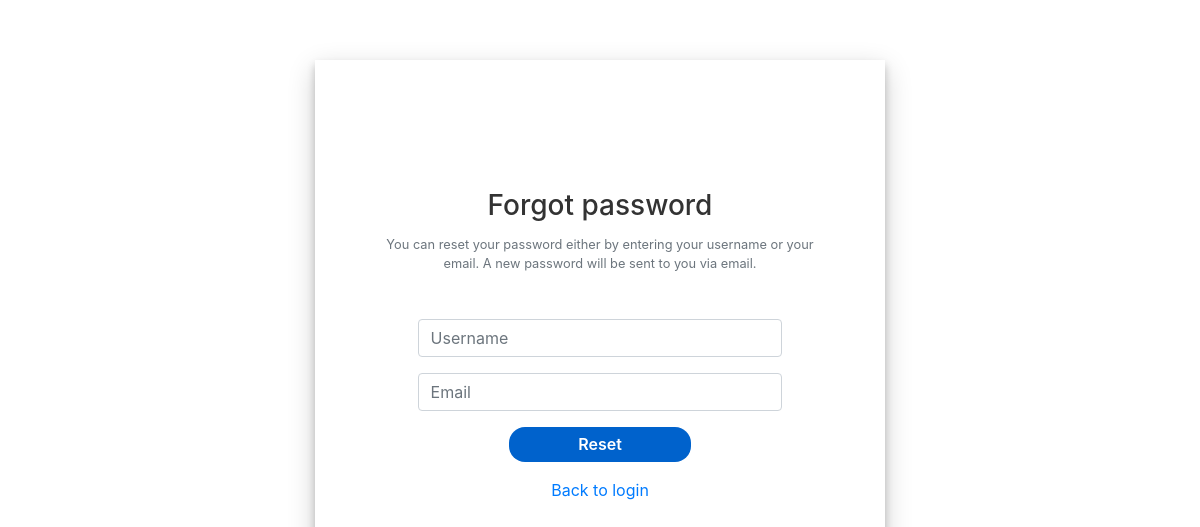
The app's page /misc/resetpassword.php, older data.
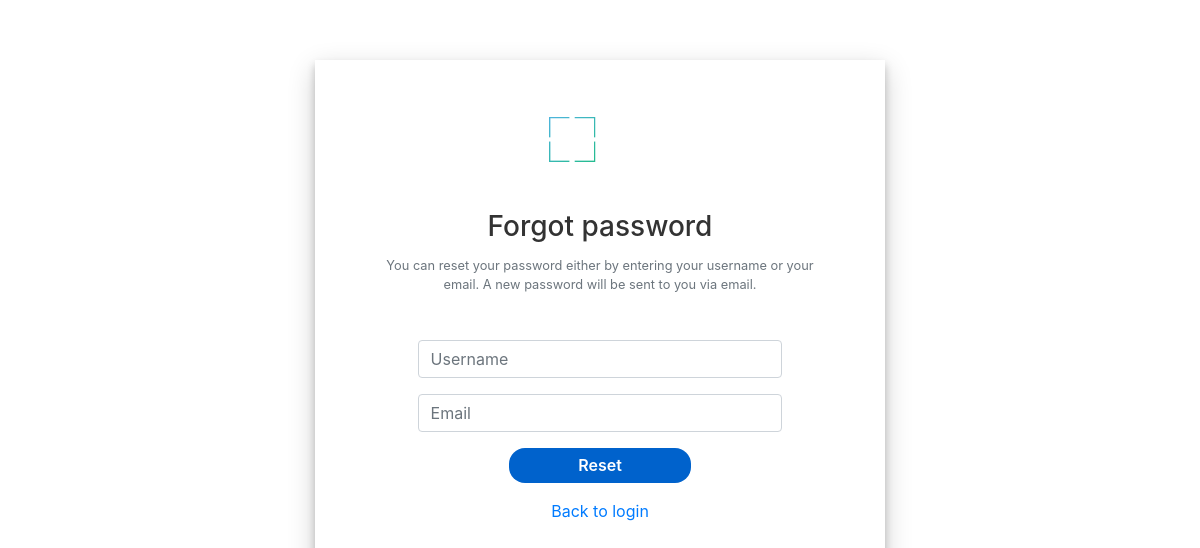
The same page, newer data.
### tables this page shows
CREATE TABLE settings
(
    id int PRIMARY KEY,
    setting VARCHAR(255),
    value TEXT
);

### database/connect.php (called while the page is built, shortened)
<?php
$datenbank = "../database/SQLiteDatabase.db";
?>

### database/SQLSettingActions.php (called while the page is built, shortened)
<?php
class SQLSettingActions
{
    public function getSettingValue($setting)
    {
        include '../database/connect.php';
        try {
            $select = $db->prepare('SELECT value FROM settings WHERE setting = :setting;');
            $select->bindValue(':setting', $setting);
            $select->execute();
            $value = $select->fetch();
            return $value[0];
        } catch (Exception $exception) {
            echo 'Something went wrong: ' . $exception->getMessage();
        }
    }
}

### misc/resetpassword.php (the view, shortened to what this page needs)
<?php
include "../database/SQLSettingActions.php";
$settingactions = new SQLSettingActions();
?>
<!DOCTYPE html>
<html>
<head>
    <link href="//maxcdn.bootstrapcdn.com/bootstrap/4.1.1/css/bootstrap.min.css" rel="stylesheet" id="bootstrap-css">
    <link href="../css/login.css" rel="stylesheet">
</head>
<body>
<div class="container login-container">
    <div class="row">
        <div class="col-1 col-md-3"></div>
        <div class="col login-form-1">
            <div class="row mb-5">
                <div class="col text-center">
                    <img src="<?php echo $settingactions->getSettingValue('logo') ?>"
                         style="<?php echo $settingactions->getSettingValue('logo_css') ?>"
                         style="max-width:300px; max-height: 200px">
                </div>
            </div>
            <h3>Forgot password</h3>
            <div class="row">
                <div class="col text-center">
                    <small class="form-text text-muted">You can reset your password either by entering your username or
                        your email. A new password will be sent to you via email.
                    </small>
                </div>
            </div>
            <form method="post" action="../misc/changeforgottenpassword.php">
                <div class="form-group">
                    <input type="text" class="form-control" name="username" placeholder="Username"/>
                </div>
                <div class="form-group">
                    <input type="email" class="form-control" name="email" placeholder="Email"/>
                </div>
                <div class="form-group text-center">
                    <input type="submit" class="btnSubmit" name="resetpassword" value="Reset"/>
                </div>
                <div class="row">
                    <div class="col text-center">
                        <a href="../core/opcms-login.php">Back to login</a>
                    </div>
                </div>
            </form>
        </div>
        <div class="col-1 col-md-3"></div>
    </div>
</div>
</body>
</html>

### css/login.css (style rules this page uses)
.login-container { margin-top: 5%; margin-bottom: 5%; }
.login-form-1 { padding: 5%; box-shadow: 0 5px 8px 0 rgba(0, 0, 0, 0.2), 0 9px 26px 0 rgba(0, 0, 0, 0.19); }
.login-form-1 h3 { text-align: center; color: #333; }
.login-container form { padding: 10%; }
.btnSubmit { width: 50%; border-radius: 1rem; padding: 1.5%; border: none; cursor: pointer; }
.login-form-1 .btnSubmit { font-weight: 600; color: #fff; background-color: #0062cc; }

Row changes from the older to the newer data that the page shows:
added settings: value (picture)
